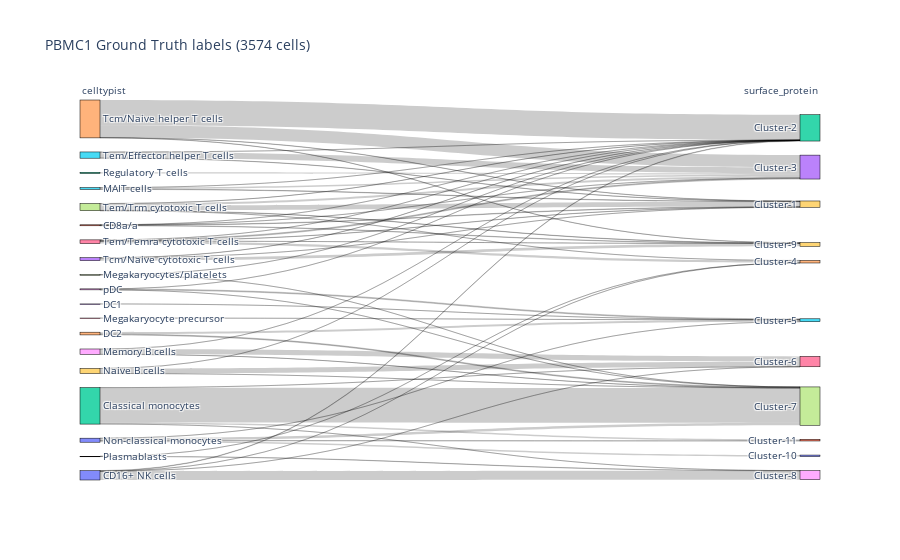
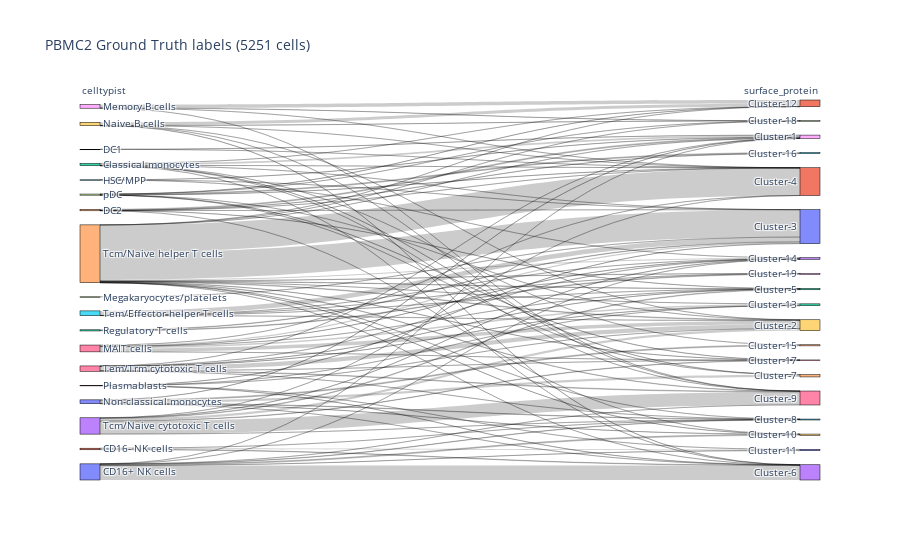
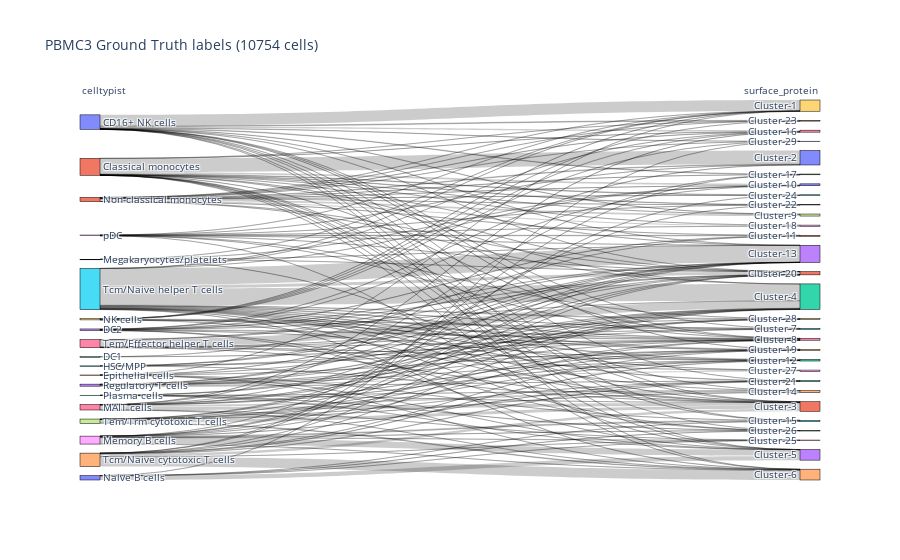
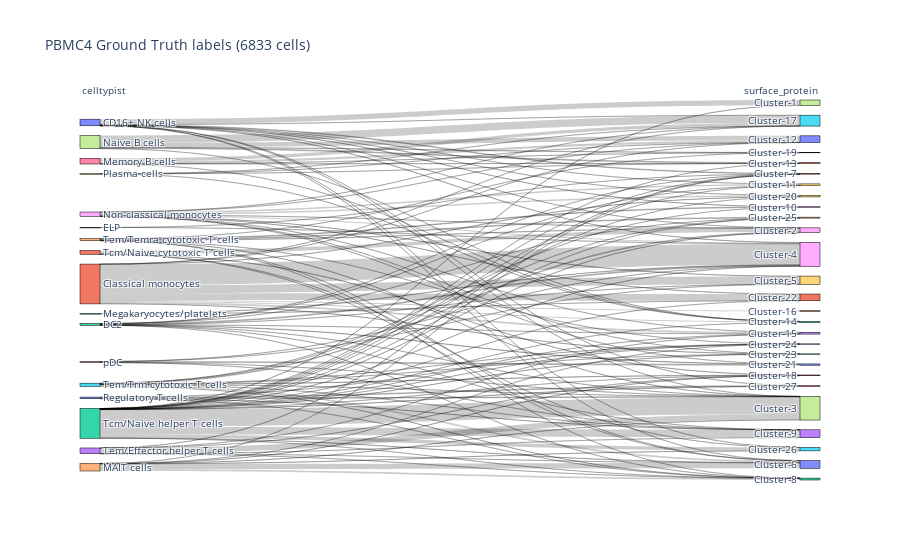

These figures' notebook cell, in order:
### Code cell
datasets = ['PBMC1', 'PBMC2', 'PBMC3', 'PBMC4']
data_dir = './data/'

datasets_dims = {}
datasets_dims['name'] = []
datasets_dims['# cells'] = []
datasets_dims['# cells after step filtering'] = []
datasets_dims['# genes'] = []
datasets_dims['# genes after filtering'] = []
datasets_dims['# cells labelled with surface protein'] = []
datasets_dims['# antibody clusters'] = []
datasets_dims['# celltypist clusters'] = []

for dataset in datasets:
    datasets_dims['name'].append(dataset)

    # read antibody labels and mapping and merge them
    antibody_labels = pd.read_csv(f'{data_dir}{dataset}/antibody_annotation/antibody_labels.csv', index_col=0)
    antibody_counts = antibody_labels.value_counts().to_frame()
    datasets_dims['# cells labelled with surface protein'].append(antibody_labels.shape[0])
    datasets_dims['# antibody clusters'].append(antibody_counts.shape[0])
    antibody_mapping = pd.read_csv(f"{data_dir}{dataset}/antibody_annotation/antibody_mapping.csv", index_col=0)
    antibody_mapping = antibody_mapping.reset_index().set_index('id')
    antibody_counts.index.names = ['id']
    antibody_counts_mappings = antibody_counts.merge(antibody_mapping, on='id')
    antibody_counts_mappings.to_csv(f"{data_dir}{dataset}/antibody_annotation/antibody_annotation_counts.csv")

    # collect datasets dims
    adata = sc.read_10x_mtx(f"{data_dir}{dataset}/raw/10X/", var_names="gene_symbols", cache=False)
    adata_filtered = sc.read_10x_mtx(f"{data_dir}{dataset}/filtered/10X/", var_names="gene_symbols", cache=False)
    datasets_dims['# cells'].append(adata.shape[0])
    datasets_dims['# cells after step filtering'].append(adata_filtered.shape[0])
    datasets_dims['# genes'].append(adata.shape[1])
    datasets_dims['# genes after filtering'].append(adata_filtered.shape[1])

    # compute cluster sizes on filtered dataset
    celltypist_labels = pd.read_csv(f'{data_dir}{dataset}/celltypist/celltypist_labels.csv', index_col=0)
    celltypist_labels.index = celltypist_labels.index.str[:-2]
    datasets_dims['# celltypist clusters'].append(celltypist_labels.value_counts().shape[0])
    filtered_barcodes = adata_filtered.obs.index.to_list()
    celltypist_filtered_labels = celltypist_labels[celltypist_labels.index.isin(filtered_barcodes)]
    celltypist_counts = celltypist_filtered_labels.value_counts().to_frame()
    celltypist_counts.index.names = ['id']
    celltypist_mapping = pd.read_csv(f"{data_dir}{dataset}/celltypist/celltypist_mapping.csv", index_col=0)
    celltypist_counts_mappings = celltypist_counts.merge(celltypist_mapping, on='id')
    celltypist_counts_mappings.to_csv(f"{data_dir}{dataset}/celltypist/celltypist_annotation_counts_filtered.csv")

    # plot sankey between celltypist and antibody labels
    celltypist_antibody_labels = antibody_labels.join(celltypist_labels, how='left', lsuffix='_surface_protein', rsuffix='_celltypist')
    celltypist_antibody_labels.rename(columns={'cluster.ids_celltypist': 'celltypist', 'cluster.ids_surface_protein': 'surface_protein'}, inplace=True)
    sankey_plot(
        labels = [
            celltypist_antibody_labels['celltypist'].map(celltypist_counts_mappings['go'].to_dict()).to_list(),
            celltypist_antibody_labels['surface_protein'].map(antibody_counts_mappings['go'].to_dict()).to_list()
        ],
        path = f"{data_dir}{dataset}/sankey_ground_truth_labels.html",
        labels_titles = ['celltypist', 'surface_protein'],
        title = f"{dataset} Ground Truth labels ({celltypist_antibody_labels.shape[0]} cells)"
    )

    # save the number of clusters with celltypist
    with open(f'{data_dir}{dataset}/celltypist/nclusters.json', 'w') as fp:
        json.dump({'nclusters': celltypist_counts_mappings[celltypist_counts_mappings['count']>=50].shape[0]}, fp)

    # save the number of clusters with antibody data
    with open(f'{data_dir}{dataset}/antibody_annotation/nclusters.json', 'w') as fp:
        json.dump({'nclusters': antibody_counts_mappings[antibody_counts_mappings['count']>=50].shape[0]}, fp)

datasets_dims_df = pd.DataFrame(datasets_dims)
datasets_dims_df.set_index('name', inplace=True)
datasets_dims_df.to_csv(data_dir + "/pbmcs_sizes.csv", index=False)
display(datasets_dims_df)

### Figure 1 — Plotly figure (JSON) as saved in the notebook; plotly's stock layout.template omitted (floating-point values rounded to 4 significant figures)
{"data": [{"link": {"source": [0, 0, 0, 0, 1, 1, 1, 1, 2, 2, 2, 2, 3, 4, 4, 5, 5, 5, 6, 7, 7, 8, 8, 8, 9, 9, 9, 10, 10, 10, 10, 11, 11, 12, 13, 13, 13, 14, 14, 14, 14, 15, 15, 15, 16, 16, 16, 16, 16, 17, 17, 17, 17, 17, 18, 18, 18], "target": [22, 24, 26, 28, 19, 22, 23, 29, 21, 26, 27, 28, 25, 25, 27, 19, 22, 23, 25, 22, 27, 22, 26, 27, 22, 26, 27, 20, 21, 25, 27, 24, 28, 23, 19, 22, 29, 19, 22, 23, 29, 19, 22, 23, 19, 22, 23, 24, 29, 19, 22, 23, 24, 29, 22, 25, 27], "value": [13, 1, 1, 249, 13, 3, 2, 10, 43, 1, 985, 1, 1, 53, 24, 10, 1, 42, 2, 1, 1, 1, 150, 1, 1, 141, 1, 41, 4, 1, 68, 1, 7, 34, 1, 4, 79, 6, 714, 344, 5, 6, 1, 169, 6, 1, 28, 68, 2, 135, 1, 56, 3, 9, 1, 26, 1]}, "node": {"label": ["CD16+ NK cells", "CD8a/a", "Classical monocytes", "DC1", "DC2", "MAIT cells", "Megakaryocyte precursor", "Megakaryocytes/platelets", "Memory B cells", "Naive B cells", "Non-classical monocytes", "Plasmablasts", "Regulatory T cells", "Tcm/Naive cytotoxic T cells", "Tcm/Naive helper T cells", "Tem/Effector helper T cells", "Tem/Temra cytotoxic T cells", "Tem/Trm cytotoxic T cells", "pDC", "Cluster-1", "Cluster-10", "Cluster-11", "Cluster-2", "Cluster-3", "Cluster-4", "Cluster-5", "Cluster-6", "Cluster-7", "Cluster-8", "Cluster-9"], "line": {"color": "black", "width": 0.5}, "pad": 15, "thickness": 20}, "type": "sankey"}], "layout": {"annotations": [{"showarrow": false, "text": "celltypist", "x": 0, "xref": "x", "y": 1.05, "yref": "paper"}, {"showarrow": false, "text": "surface_protein", "x": 1, "xref": "x", "y": 1.05, "yref": "paper"}], "font": {"size": 10}, "plot_bgcolor": "rgba(0,0,0,0)", "title": {"text": "PBMC1 Ground Truth labels (3574 cells)"}, "xaxis": {"showgrid": false, "visible": false, "zeroline": false}, "yaxis": {"showgrid": false, "visible": false, "zeroline": false}}}

### Figure 2 — Plotly figure (JSON) as saved in the notebook; plotly's stock layout.template omitted (floating-point values rounded to 4 significant figures)
{"data": [{"link": {"source": [0, 0, 0, 0, 0, 0, 0, 1, 1, 1, 2, 2, 2, 2, 2, 2, 2, 2, 3, 3, 4, 4, 4, 4, 4, 4, 5, 5, 5, 6, 6, 6, 6, 6, 6, 6, 7, 8, 8, 8, 8, 9, 9, 9, 9, 9, 9, 10, 10, 10, 10, 10, 10, 11, 11, 11, 11, 11, 12, 12, 13, 13, 13, 13, 13, 13, 13, 14, 14, 14, 14, 14, 14, 14, 14, 14, 14, 14, 14, 14, 14, 14, 15, 15, 15, 15, 15, 16, 16, 16, 16, 16, 16, 16, 16, 17, 17, 17, 17, 17, 17, 17], "target": [18, 19, 20, 23, 33, 35, 36, 20, 33, 35, 18, 21, 24, 30, 31, 33, 34, 36, 18, 31, 18, 19, 25, 30, 31, 32, 18, 23, 30, 22, 23, 26, 29, 30, 31, 32, 30, 21, 27, 31, 36, 21, 27, 29, 31, 33, 36, 18, 19, 24, 33, 34, 35, 20, 22, 29, 30, 33, 28, 30, 23, 26, 29, 31, 32, 35, 36, 18, 19, 21, 22, 23, 26, 27, 28, 29, 30, 31, 32, 33, 35, 36, 23, 28, 29, 30, 32, 18, 22, 23, 26, 29, 32, 35, 36, 21, 25, 26, 27, 29, 31, 34], "value": [1, 41, 5, 3, 600, 17, 2, 47, 18, 1, 80, 1, 6, 3, 1, 1, 2, 1, 2, 1, 40, 2, 10, 3, 2, 7, 6, 1, 1, 72, 3, 1, 145, 56, 2, 4, 1, 143, 5, 1, 1, 130, 5, 1, 1, 4, 1, 5, 6, 40, 1, 90, 18, 1, 1, 1, 6, 7, 28, 21, 7, 18, 91, 2, 26, 1, 532, 4, 3, 1, 1, 44, 5, 1, 11, 26, 1132, 1138, 14, 1, 1, 16, 1, 1, 8, 189, 1, 1, 2, 8, 2, 180, 3, 1, 26, 1, 37, 2, 1, 1, 4, 1]}, "node": {"label": ["CD16+ NK cells", "CD16- NK cells", "Classical monocytes", "DC1", "DC2", "HSC/MPP", "MAIT cells", "Megakaryocytes/platelets", "Memory B cells", "Naive B cells", "Non-classical monocytes", "Plasmablasts", "Regulatory T cells", "Tcm/Naive cytotoxic T cells", "Tcm/Naive helper T cells", "Tem/Effector helper T cells", "Tem/Trm cytotoxic T cells", "pDC", "Cluster-1", "Cluster-10", "Cluster-11", "Cluster-12", "Cluster-13", "Cluster-14", "Cluster-15", "Cluster-16", "Cluster-17", "Cluster-18", "Cluster-19", "Cluster-2", "Cluster-3", "Cluster-4", "Cluster-5", "Cluster-6", "Cluster-7", "Cluster-8", "Cluster-9"], "line": {"color": "black", "width": 0.5}, "pad": 15, "thickness": 20}, "type": "sankey"}], "layout": {"annotations": [{"showarrow": false, "text": "celltypist", "x": 0, "xref": "x", "y": 1.05, "yref": "paper"}, {"showarrow": false, "text": "surface_protein", "x": 1, "xref": "x", "y": 1.05, "yref": "paper"}], "font": {"size": 10}, "plot_bgcolor": "rgba(0,0,0,0)", "title": {"text": "PBMC2 Ground Truth labels (5251 cells)"}, "xaxis": {"showgrid": false, "visible": false, "zeroline": false}, "yaxis": {"showgrid": false, "visible": false, "zeroline": false}}}

### Figure 3 — Plotly figure (JSON) as saved in the notebook; plotly's stock layout.template omitted (floating-point values rounded to 4 significant figures; data arrays with more than 128 entries replaced by an {"elided": "..."} marker saying what was removed)
{"data": [{"link": {"source": {"elided": "183 int values"}, "target": {"elided": "183 int values"}, "value": {"elided": "183 int values"}}, "node": {"label": ["CD16+ NK cells", "Classical monocytes", "DC1", "DC2", "Epithelial cells", "HSC/MPP", "MAIT cells", "Megakaryocytes/platelets", "Memory B cells", "NK cells", "Naive B cells", "Non-classical monocytes", "Plasma cells", "Regulatory T cells", "Tcm/Naive cytotoxic T cells", "Tcm/Naive helper T cells", "Tem/Effector helper T cells", "Tem/Trm cytotoxic T cells", "pDC", "Cluster-1", "Cluster-10", "Cluster-11", "Cluster-12", "Cluster-13", "Cluster-14", "Cluster-15", "Cluster-16", "Cluster-17", "Cluster-18", "Cluster-19", "Cluster-2", "Cluster-20", "Cluster-21", "Cluster-22", "Cluster-23", "Cluster-24", "Cluster-25", "Cluster-26", "Cluster-27", "Cluster-28", "Cluster-29", "Cluster-3", "Cluster-4", "Cluster-5", "Cluster-6", "Cluster-7", "Cluster-8", "Cluster-9"], "line": {"color": "black", "width": 0.5}, "pad": 15, "thickness": 20}, "type": "sankey"}], "layout": {"annotations": [{"showarrow": false, "text": "celltypist", "x": 0, "xref": "x", "y": 1.05, "yref": "paper"}, {"showarrow": false, "text": "surface_protein", "x": 1, "xref": "x", "y": 1.05, "yref": "paper"}], "font": {"size": 10}, "plot_bgcolor": "rgba(0,0,0,0)", "title": {"text": "PBMC3 Ground Truth labels (10754 cells)"}, "xaxis": {"showgrid": false, "visible": false, "zeroline": false}, "yaxis": {"showgrid": false, "visible": false, "zeroline": false}}}

### Figure 4 — Plotly figure (JSON) as saved in the notebook; plotly's stock layout.template omitted (floating-point values rounded to 4 significant figures)
{"data": [{"link": {"source": [0, 0, 0, 0, 0, 0, 0, 0, 0, 0, 0, 0, 1, 1, 1, 1, 1, 1, 1, 1, 1, 1, 2, 2, 2, 2, 2, 2, 2, 2, 2, 2, 3, 3, 4, 4, 4, 4, 4, 4, 4, 5, 5, 6, 6, 6, 6, 6, 7, 7, 7, 7, 7, 8, 8, 8, 8, 8, 8, 8, 8, 8, 8, 8, 9, 9, 9, 9, 10, 10, 10, 10, 10, 11, 11, 11, 11, 12, 12, 12, 12, 12, 12, 12, 12, 12, 12, 12, 12, 12, 12, 12, 12, 12, 12, 12, 12, 13, 13, 13, 13, 13, 13, 13, 14, 14, 14, 14, 14, 14, 14, 14, 15, 15, 15, 15, 15, 15, 15, 15, 15, 15, 16, 16, 16, 16, 16], "target": [17, 18, 19, 25, 28, 29, 35, 36, 37, 38, 40, 41, 20, 22, 23, 24, 25, 29, 31, 32, 38, 39, 19, 23, 30, 34, 37, 38, 39, 41, 42, 43, 38, 41, 26, 33, 35, 37, 40, 41, 42, 31, 38, 20, 21, 22, 25, 27, 20, 21, 22, 25, 27, 19, 20, 23, 25, 28, 29, 30, 31, 32, 38, 39, 20, 21, 22, 25, 33, 36, 37, 42, 43, 26, 28, 35, 40, 17, 19, 21, 22, 23, 26, 28, 29, 31, 32, 33, 34, 35, 36, 37, 38, 40, 41, 42, 43, 23, 26, 37, 40, 41, 42, 43, 18, 27, 28, 33, 34, 37, 40, 42, 18, 26, 28, 32, 33, 34, 37, 40, 42, 43, 30, 37, 38, 39, 43], "value": [286, 1, 2, 6, 2, 2, 1, 1, 1, 15, 1, 37, 2, 54, 87, 62, 2, 11, 355, 11, 1135, 430, 1, 8, 18, 1, 5, 53, 2, 3, 1, 1, 2, 1, 8, 1, 1, 9, 295, 1, 90, 2, 7, 119, 9, 1, 176, 1, 241, 44, 1, 398, 21, 85, 1, 2, 1, 1, 73, 1, 6, 1, 59, 9, 1, 1, 1, 6, 1, 45, 35, 1, 4, 6, 193, 1, 8, 7, 1, 2, 3, 2, 9, 2, 2, 1, 4, 1, 2, 185, 14, 923, 18, 9, 4, 3, 416, 1, 3, 298, 4, 1, 2, 2, 38, 1, 19, 9, 42, 2, 3, 2, 1, 17, 42, 1, 2, 7, 2, 97, 3, 1, 52, 2, 2, 1, 1]}, "node": {"label": ["CD16+ NK cells", "Classical monocytes", "DC2", "ELP", "MAIT cells", "Megakaryocytes/platelets", "Memory B cells", "Naive B cells", "Non-classical monocytes", "Plasma cells", "Regulatory T cells", "Tcm/Naive cytotoxic T cells", "Tcm/Naive helper T cells", "Tem/Effector helper T cells", "Tem/Temra cytotoxic T cells", "Tem/Trm cytotoxic T cells", "pDC", "Cluster-1", "Cluster-10", "Cluster-11", "Cluster-12", "Cluster-13", "Cluster-14", "Cluster-15", "Cluster-16", "Cluster-17", "Cluster-18", "Cluster-19", "Cluster-2", "Cluster-20", "Cluster-21", "Cluster-22", "Cluster-23", "Cluster-24", "Cluster-25", "Cluster-26", "Cluster-27", "Cluster-3", "Cluster-4", "Cluster-5", "Cluster-6", "Cluster-7", "Cluster-8", "Cluster-9"], "line": {"color": "black", "width": 0.5}, "pad": 15, "thickness": 20}, "type": "sankey"}], "layout": {"annotations": [{"showarrow": false, "text": "celltypist", "x": 0, "xref": "x", "y": 1.05, "yref": "paper"}, {"showarrow": false, "text": "surface_protein", "x": 1, "xref": "x", "y": 1.05, "yref": "paper"}], "font": {"size": 10}, "plot_bgcolor": "rgba(0,0,0,0)", "title": {"text": "PBMC4 Ground Truth labels (6833 cells)"}, "xaxis": {"showgrid": false, "visible": false, "zeroline": false}, "yaxis": {"showgrid": false, "visible": false, "zeroline": false}}}
